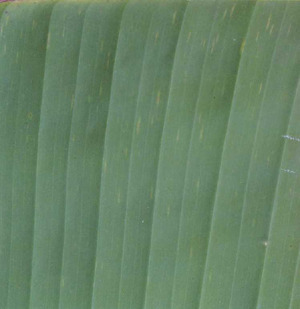
#> input picture estracao-informacao-imagens/img/entrada/sigatoka3.jpeg, 300 x 309 px
$ python teste-folha-de-bananeira-01.py
#> lines starting #> are read from the running program, lines starting #| are printed output that depends on the picture
import cv2;
from matplotlib import pyplot as plt

img = cv2.imread('img/entrada/sigatoka3.jpeg'); #CONVERTE A IMAGEM EM VETOR
#> img is the input picture: shape (309, 300, 3); mean B, G, R 102.4, 131.5, 102.8
#img = cv2.imread('img/entrada/sigatoka.jpg');


img1 = cv2.cvtColor(img, cv2.COLOR_BGR2GRAY)
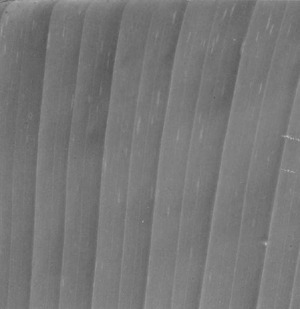
#> img1: shape (309, 300); min 86, max 189, mean 119.5
h_eq = cv2.equalizeHist(img1)
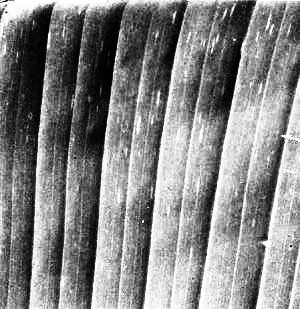
#> h_eq: shape (309, 300); min 0, max 255, mean 131.8
#imgcinza = cv2.cvtColor(img, cv2.COLOR_BGR2GRAY); #DEIRA PADÃRO DE CINZA

imgsuave = cv2.GaussianBlur(h_eq, (7,7), 0); #SUAVISA A IMAGEM
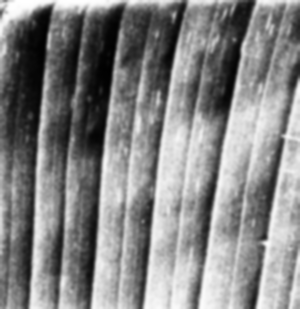
#> imgsuave: shape (309, 300); min 0, max 255, mean 131.8
bordas =  cv2.Canny(imgsuave,100,200)
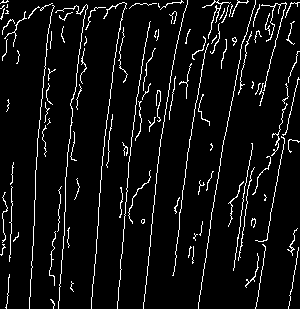
#> bordas: shape (309, 300); 6.3% white in thin lines or dots

cv2.imshow("Imagem ", img)
cv2.imshow("Imagem melhorada", h_eq)
cv2.imshow("Imagem bordas", bordas)
cv2.waitKey(0)

$ run again, with estracao-informacao-imagens/img/entrada/sigatoka1.jpeg copied over estracao-informacao-imagens/img/entrada/sigatoka3.jpeg
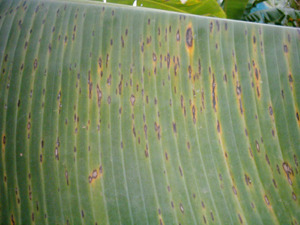
#> input picture estracao-informacao-imagens/img/entrada/sigatoka1.jpeg, 300 x 225 px
#> img is the input picture: shape (225, 300, 3); mean B, G, R 99.2, 136.5, 122.3
#> `imgsuave = cv2.GaussianBlur(h_eq, (7,7), 0);`:
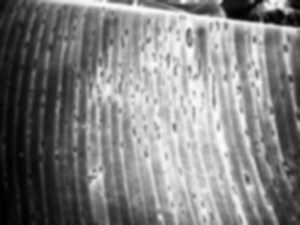
#> imgsuave: shape (225, 300); min 1, max 253, mean 129
#> `bordas =  cv2.Canny(imgsuave,100,200)`:
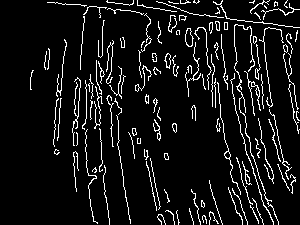
#> bordas: shape (225, 300); 8.1% white in thin lines or dots
